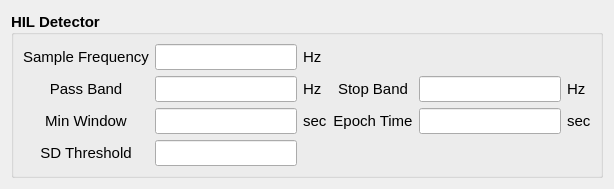
       <widget class="QWidget" name="qd_page_HIL">
        <layout class="QGridLayout" name="gridLayout_7">
         <item row="0" column="0">
          <widget class="QGroupBox" name="qd_HIL_detector">
           <property name="font">
            <font>
             <family>Arial</family>
             <pointsize>11</pointsize>
             <bold>true</bold>
            </font>
           </property>
           <property name="layoutDirection">
            <enum>Qt::LeftToRight</enum>
           </property>
           <property name="title">
            <string>HIL Detector</string>
           </property>
           <property name="alignment">
            <set>Qt::AlignLeading|Qt::AlignLeft|Qt::AlignVCenter</set>
           </property>
           <layout class="QGridLayout" name="gridLayout">
            <item row="3" column="0">
             <widget class="QLabel" name="label_100">
              <property name="font">
               <font>
                <family>Arial</family>
                <pointsize>11</pointsize>
                <bold>false</bold>
               </font>
              </property>
              <property name="text">
               <string>SD Threshold</string>
              </property>
              <property name="alignment">
               <set>Qt::AlignCenter</set>
              </property>
             </widget>
            </item>
            <item row="1" column="4">
             <widget class="QLineEdit" name="qd_hil_stop_band_input">
              <property name="font">
               <font>
                <family>Arial</family>
                <pointsize>11</pointsize>
                <bold>false</bold>
               </font>
              </property>
             </widget>
            </item>
            <item row="1" column="0">
             <widget class="QLabel" name="label_104">
              <property name="font">
               <font>
                <family>Arial</family>
                <pointsize>11</pointsize>
                <bold>false</bold>
               </font>
              </property>
              <property name="text">
               <string>Pass Band</string>
              </property>
              <property name="alignment">
               <set>Qt::AlignCenter</set>
              </property>
             </widget>
            </item>
            <item row="2" column="4">
             <widget class="QLineEdit" name="qd_hil_epoch_time_input">
              <property name="font">
               <font>
                <family>Arial</family>
                <pointsize>11</pointsize>
                <bold>false</bold>
               </font>
              </property>
             </widget>
            </item>
            <item row="0" column="1">
             <widget class="QLineEdit" name="qd_hil_sample_freq_input">
              <property name="font">
               <font>
                <family>Arial</family>
                <pointsize>11</pointsize>
                <bold>false</bold>
               </font>
              </property>
             </widget>
            </item>
            <item row="0" column="2">
             <widget class="QLabel" name="label_108">
              <property name="font">
               <font>
                <family>Arial</family>
                <pointsize>11</pointsize>
                <bold>false</bold>
               </font>
              </property>
              <property name="text">
               <string>Hz</string>
              </property>
              <property name="alignment">
               <set>Qt::AlignLeading|Qt::AlignLeft|Qt::AlignVCenter</set>
              </property>
             </widget>
            </item>
            <item row="2" column="1">
             <widget class="QLineEdit" name="qd_hil_min_window_input">
              <property name="font">
               <font>
                <family>Arial</family>
                <pointsize>11</pointsize>
                <bold>false</bold>
               </font>
              </property>
             </widget>
            </item>
            <item row="0" column="0">
             <widget class="QLabel" name="label_103">
              <property name="font">
               <font>
                <family>Arial</family>
                <pointsize>11</pointsize>
                <bold>false</bold>
               </font>
              </property>
              <property name="text">
               <string>Sample Frequency</string>
              </property>
              <property name="alignment">
               <set>Qt::AlignCenter</set>
              </property>
             </widget>
            </item>
            <item row="3" column="1">
             <widget class="QLineEdit" name="qd_hil_sd_threshold_input">
              <property name="font">
               <font>
                <family>Arial</family>
                <pointsize>11</pointsize>
                <bold>false</bold>
               </font>
              </property>
             </widget>
            </item>
            <item row="2" column="2">
             <widget class="QLabel" name="label_95">
              <property name="font">
               <font>
                <family>Arial</family>
                <pointsize>11</pointsize>
                <bold>false</bold>
               </font>
              </property>
              <property name="text">
               <string>sec</string>
              </property>
              <property name="alignment">
               <set>Qt::AlignLeading|Qt::AlignLeft|Qt::AlignVCenter</set>
              </property>
             </widget>
            </item>
            <item row="2" column="3">
             <widget class="QLabel" name="label_101">
              <property name="font">
               <font>
                <family>Arial</family>
                <pointsize>11</pointsize>
                <bold>false</bold>
               </font>
              </property>
              <property name="text">
               <string>Epoch Time</string>
              </property>
              <property name="alignment">
               <set>Qt::AlignCenter</set>
              </property>
             </widget>
            </item>
            <item row="1" column="1">
             <widget class="QLineEdit" name="qd_hil_pass_band_input">
              <property name="font">
               <font>
                <family>Arial</family>
                <pointsize>11</pointsize>
                <bold>false</bold>
               </font>
              </property>
             </widget>
            </item>
            <item row="2" column="0">
             <widget class="QLabel" name="label_97">
              <property name="font">
               <font>
                <family>Arial</family>
                <pointsize>11</pointsize>
                <bold>false</bold>
               </font>
              </property>
              <property name="text">
               <string>Min Window</string>
              </property>
              <property name="alignment">
               <set>Qt::AlignCenter</set>
              </property>
             </widget>
            </item>
            <item row="1" column="3">
             <widget class="QLabel" name="label_107">
              <property name="font">
               <font>
                <family>Arial</family>
                <pointsize>11</pointsize>
                <bold>false</bold>
               </font>
              </property>
              <property name="text">
               <string>Stop Band</string>
              </property>
              <property name="alignment">
               <set>Qt::AlignCenter</set>
              </property>
             </widget>
            </item>
            <item row="1" column="5">
             <widget class="QLabel" name="label_96">
              <property name="font">
               <font>
                <family>Arial</family>
                <pointsize>11</pointsize>
                <bold>false</bold>
               </font>
              </property>
              <property name="text">
               <string>Hz</string>
              </property>
              <property name="alignment">
               <set>Qt::AlignLeading|Qt::AlignLeft|Qt::AlignVCenter</set>
              </property>
             </widget>
            </item>
            <item row="2" column="5">
             <widget class="QLabel" name="label_111">
              <property name="font">
               <font>
                <family>Arial</family>
                <pointsize>11</pointsize>
                <bold>false</bold>
               </font>
              </property>
              <property name="text">
               <string>sec</string>
              </property>
              <property name="alignment">
               <set>Qt::AlignLeading|Qt::AlignLeft|Qt::AlignVCenter</set>
              </property>
             </widget>
            </item>
            <item row="1" column="2">
             <widget class="QLabel" name="label_9">
              <property name="font">
               <font>
                <family>Arial</family>
                <pointsize>11</pointsize>
                <bold>false</bold>
               </font>
              </property>
              <property name="text">
               <string>Hz</string>
              </property>
             </widget>
            </item>
           </layout>
          </widget>
         </item>
        </layout>
       </widget>
